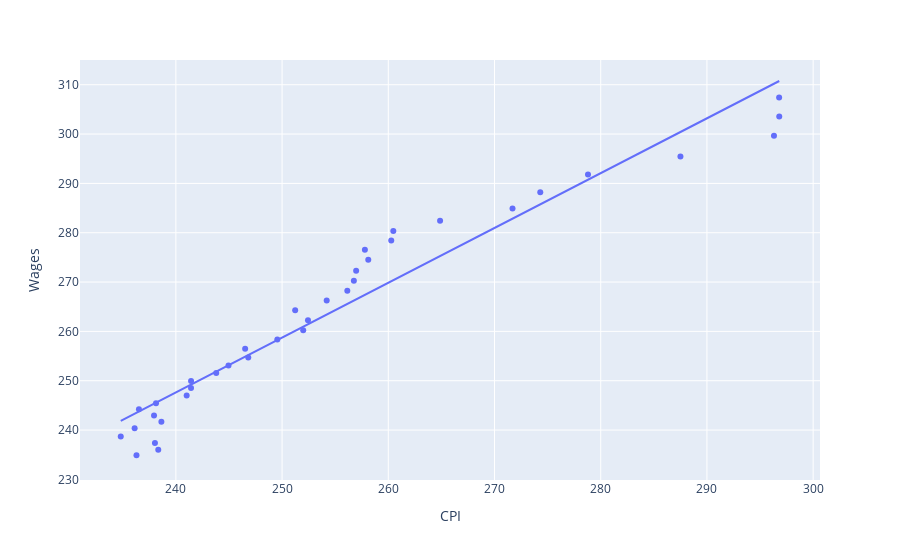

Notebook code cell kept with this figure:
### Code cell
#Using ordinary least squares regression to show the relationship between the CPI and Wages
fig = px.scatter(merged_data, x= "CPI", y = "Wages",trendline="ols", hover_data=["Wages","CPI"])
fig.show()

### Figure 1 — Plotly figure (JSON) as saved in the notebook; plotly's stock layout.template omitted (floating-point values rounded to 4 significant figures)
{"data": [{"hovertemplate": "CPI=%{x}<br>Wages=%{y}<extra></extra>", "legendgroup": "", "marker": {"color": "#636efa", "symbol": "circle"}, "mode": "markers", "name": "", "orientation": "v", "showlegend": false, "type": "scatter", "x": [236.3, 238.3, 238.0, 234.8, 236.1, 238.6, 237.9, 236.5, 238.1, 241.0, 241.4, 241.4, 243.8, 245.0, 246.8, 246.5, 249.6, 252.0, 252.4, 251.2, 254.2, 256.1, 256.8, 257.0, 258.1, 257.8, 260.3, 260.5, 264.9, 271.7, 274.3, 278.8, 287.5, 296.3, 296.8, 296.8], "xaxis": "x", "y": [234.9, 236.0, 237.4, 238.7, 240.3, 241.7, 242.9, 244.2, 245.4, 247.0, 248.5, 249.9, 251.6, 253.1, 254.7, 256.5, 258.4, 260.2, 262.2, 264.3, 266.3, 268.3, 270.3, 272.3, 274.5, 276.5, 278.4, 280.4, 282.5, 284.9, 288.2, 291.8, 295.5, 299.7, 303.6, 307.4], "yaxis": "y"}, {"hovertemplate": "<b>OLS trendline</b><br>Wages = 1.111 * CPI + -18.9946<br>R<sup>2</sup>=0.938626<br><br>CPI=%{x}<br>Wages=%{y} <b>(trend)</b><extra></extra>", "legendgroup": "", "marker": {"color": "#636efa", "symbol": "circle"}, "mode": "lines", "name": "", "showlegend": false, "type": "scatter", "x": [234.8, 236.1, 236.3, 236.5, 237.9, 238.0, 238.1, 238.3, 238.6, 241.0, 241.4, 241.4, 243.8, 245.0, 246.5, 246.8, 249.6, 251.2, 252.0, 252.4, 254.2, 256.1, 256.8, 257.0, 257.8, 258.1, 260.3, 260.5, 264.9, 271.7, 274.3, 278.8, 287.5, 296.3, 296.8, 296.8], "xaxis": "x", "y": [241.9, 243.3, 243.5, 243.8, 245.4, 245.5, 245.6, 245.8, 246.1, 248.8, 249.2, 249.2, 251.9, 253.2, 254.9, 255.2, 258.3, 260.1, 261.0, 261.5, 263.4, 265.6, 266.3, 266.5, 267.4, 267.8, 270.2, 270.4, 275.3, 282.9, 285.8, 290.8, 300.4, 310.2, 310.7, 310.8], "yaxis": "y"}], "layout": {"legend": {"tracegroupgap": 0}, "margin": {"t": 60}, "xaxis": {"anchor": "y", "domain": [0, 1], "title": {"text": "CPI"}}, "yaxis": {"anchor": "x", "domain": [0, 1], "title": {"text": "Wages"}}}}
